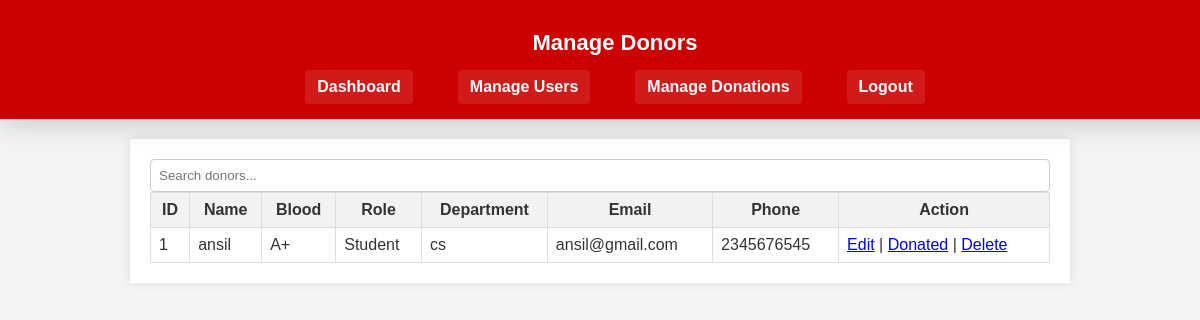
Page /admin/manage_donors.php (signed in) on the committed database.
### tables this page shows
CREATE TABLE `donors` (
  `id` int(11) NOT NULL,
  `name` varchar(100) NOT NULL,
  `gender` enum('Male','Female','Other') NOT NULL,
  `age` int(11) NOT NULL,
  `blood_group` varchar(5) NOT NULL,
  `role` enum('Student','Staff') NOT NULL DEFAULT 'Student',
  `department` varchar(100) DEFAULT NULL,
  `email` varchar(100) NOT NULL,
  `phone` varchar(20) NOT NULL,
  `address` text DEFAULT NULL,
  `created_at` timestamp NOT NULL DEFAULT current_timestamp()
);

### admin/manage_donors.php (the view, shortened to what this page needs)
<?php
include '../config.php';
$result = $conn->query('SELECT * FROM donors ORDER BY created_at DESC');
?>
<!DOCTYPE html>
<html lang="en">
<head>
    <link rel="stylesheet" href="../css/style.css">
</head>
<body>
<header class="admin-header">
    <h1>Manage Donors</h1>
    <nav class="admin-nav">
        <a href="dashboard.php">Dashboard</a>
        <a href="manage_users.php">Manage Users</a>
        <a href="manage_donations.php">Manage Donations</a>
        <a href="logout.php">Logout</a>
    </nav>
</header>
<div class="admin-container">
    <div class="search-box">
        <input type="text" id="donor-search" placeholder="Search donors...">
    </div>
    <table class="admin-table" id="donor-table">
        <tr><th>ID</th><th>Name</th><th>Blood</th><th>Role</th><th>Department</th><th>Email</th><th>Phone</th><th>Action</th></tr>
        <?php while ($row = $result->fetch_assoc()): ?>
            <tr>
                <td><?php echo $row['id']; ?></td>
                <td><?php echo htmlspecialchars($row['name']); ?></td>
                <td><?php echo htmlspecialchars($row['blood_group']); ?></td>
                <td><?php echo htmlspecialchars($row['role']); ?></td>
                <td><?php echo htmlspecialchars($row['department']); ?></td>
                <td><?php echo htmlspecialchars($row['email']); ?></td>
                <td><?php echo htmlspecialchars($row['phone']); ?></td>
                <td>
                    <a href="edit_donor.php?id=<?php echo $row['id']; ?>">Edit</a> |
                    <a href="record_donation.php?donor_id=<?php echo $row['id']; ?>">Donated</a> |
                    <a href="manage_donors.php?delete=<?php echo $row['id']; ?>" onclick="return confirm('Delete this donor?');">Delete</a>
                </td>
            </tr>
        <?php endwhile; ?>
    </table>
</div>
</body>
</html>

### css/style.css (style rules this page uses)
body { font-family: 'Poppins', sans-serif; background-color: #f4f4f4; margin: 0; padding: 0; color: #333; }
header { background-color: rgba(204,0,0,0.8); color: white; padding: 20px 0; text-align: center; position: sticky; top: 0; z-index: 1000; backdrop-filter: blur(5px); }
nav a { margin: 0 15px; color: white; text-decoration: none; font-weight: bold; position: relative; padding: 5px 0; }
nav a::after { content: ''; position: absolute; left: 0; bottom: -2px; width: 0; height: 2px; background: #fff; transition: width 0.3s; }
.admin-header { background: #cc0000; color: #fff; padding: 15px; text-align: center; }
.admin-nav { display: flex; justify-content: center; flex-wrap: wrap; gap: 15px; }
.admin-nav a { color: #fff; text-decoration: none; background: rgba(255,255,255,0.1); padding: 8px 12px; border-radius: 4px; }
.admin-container { max-width: 900px; margin: 20px auto; background: #fff; padding: 20px; box-shadow: 0 0 10px rgba(0,0,0,0.1); }
.admin-table { width: 100%; border-collapse: collapse; }
.admin-table th, .admin-table td { border: 1px solid #ddd; padding: 8px; }
.admin-table th { background: #f2f2f2; cursor: pointer; }
.search-box input { width: 100%; padding: 8px; box-sizing: border-box; border: 1px solid #ccc; border-radius: 4px; }
header { position: sticky; top: 0; width: 100%; background: linear-gradient(135deg, #b30000, #8b0000); color: #fff; padding: 20px 40px; box-shadow: 0 8px 25px rgba(0,0,0,0.15); z-index: 1000; display: flex; flex-direction: column; position: relative; }
header h1 { font-size: 22px; font-weight: 600; }

### rows in the picture
donors: id "1", name "ansil", blood_group "A+", role "Student", department "cs", email "ansil@gmail.com", phone "2345676545"
